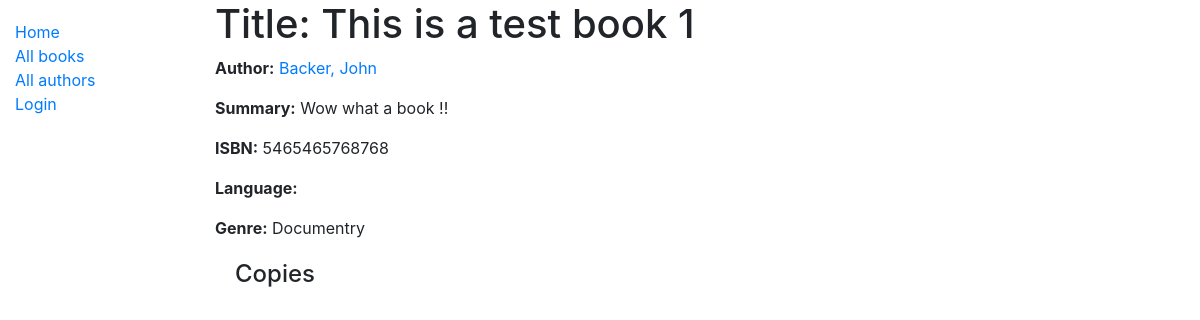
Page /catalog/book/5 on the committed database.
### catalog/models.py (models this page shows, shortened)
class Book(models.Model):
    title = models.CharField(max_length=200, help_text='Enter the book title.')
    author = models.ForeignKey('Author', on_delete=models.SET_NULL, null=True)
    summary = models.TextField(max_length=1000, help_text='Enter a brief description of the book')
    isbn = models.CharField('ISBN', max_length=13,
                            help_text='13 Character <a href="https://www.isbn-international.org/content/what-isbn">ISBN number</a>')
    genre = models.ManyToManyField(Genre, help_text='Select a genre for this book')
    def display_genre(self):
        """Create a string for the Genre. This is required to display genre in Admin."""
        return ', '.join(genre.name for genre in self.genre.all()[:3])
    display_genre.short_description = 'Genre'

class Author(models.Model):
    first_name = models.CharField(max_length=100)
    last_name = models.CharField(max_length=100)
    date_of_birth = models.DateField(null=True, blank=True)
    date_of_death = models.DateField('Died', null=True, blank=True)
    class Meta:
        ordering = ['last_name', 'first_name']
    def __str__(self):
        return f'{self.last_name}, {self.first_name}'

class Genre(models.Model):
    name = models.CharField(max_length=200, help_text='Enter a book genre (e.g. Science Fiction)')
    def __str__(self):
        return self.name

### catalog/views.py (the view)
# urls.py: path('book/<int:pk>', views.BookDetailView.as_view(), name='book-detail'),
class BookDetailView(generic.DetailView):
    model = Book

### catalog/templates/catalog/book_detail.html (shortened to what this page needs)
{% extends "base_generic.html" %}
{% block content %}
  <h1>Title: {{ book.title }}</h1>
  <p><strong>Author:</strong> <a href="">{{ book.author }}</a></p>
  <p><strong>Summary:</strong> {{ book.summary }}</p>
  <p><strong>ISBN:</strong> {{ book.isbn }}</p>
  <p><strong>Language:</strong> {{ book.language }}</p>
  <p><strong>Genre:</strong> {{ book.genre.all|join:", " }}</p>
  <div style="margin-left:20px;margin-top:20px">
    <h4>Copies</h4>
  </div>
{% endblock %}

### rows in the picture
Book: title "This is a test book 1", author "Backer, John", summary "Wow what a book !!", isbn "5465465768768", genre.all "Documentry"
